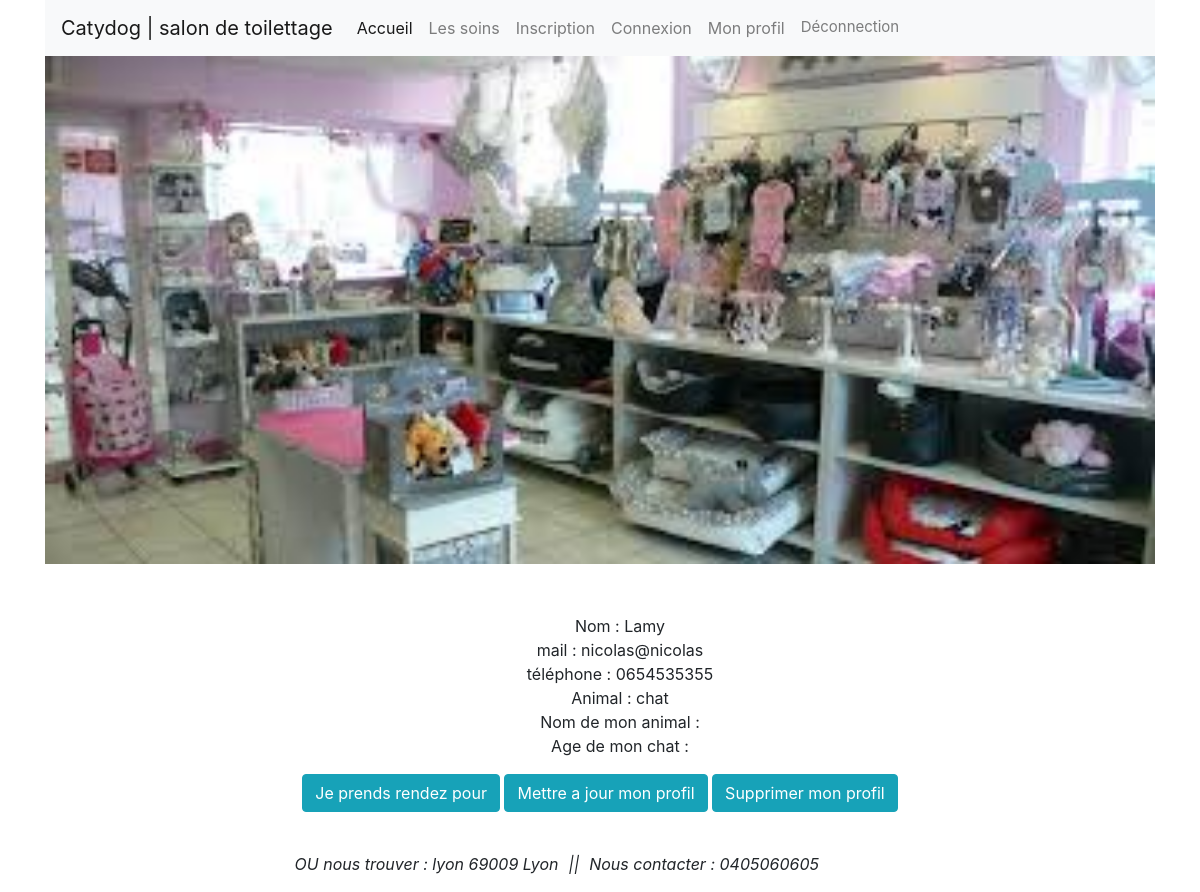
The app's page /profil.php (signed in) with its own data.
### tables this page shows
CREATE TABLE `user` (
  `id_user` int(11) NOT NULL,
  `nom` varchar(45) NOT NULL,
  `telephone` varchar(45) DEFAULT NULL,
  `mail` varchar(45) NOT NULL,
  `password` varchar(255) NOT NULL,
  `animal` enum('chat','chien','','') NOT NULL,
  `nom_animal` varchar(45) NOT NULL,
  `age_animal` enum('chiot/chatton','adulte','senior','') NOT NULL
);

### profil.php (the view)
<?php
    require_once("inc/header.php");
    if(isset($_SESSION['user']['mail']))
    {
        $pdoST_user = $pdo->prepare("SELECT * FROM user WHERE mail = :mail");
        $pdoST_user->bindValue(":mail", $_SESSION['user']['mail'], PDO::PARAM_STR);
        $pdoST_user->execute();
        $user = $pdoST_user->fetch();
    } else {
        header("location:index.php");
    }
?>
<section>
    <form method="post">
        <ul>
            <li>Nom : <?= $user['nom'] ?></li>
            <li>mail : <?= $user['mail'] ?></li>
            <li>téléphone : <?= $user['telephone'] ?></li>
            <li>Animal : <?= $user['animal'] ?></li>
            <li>Nom de mon animal : <?= $user['nom_animal'] ?></li>
            <li>Age de mon <?= $user['animal'] ?> : <?= $user['age_animal'] ?></li>
        </ul>
        <button class="btn btn-info"><a href="soins.php">Je prends rendez pour <?= $user['nom_animal'] ?> </a></button>
        <button class="btn btn-info">Mettre a jour mon profil</button>
        <button class="btn btn-info">Supprimer mon profil</button>
    </form>
</section>
<?php
    require_once("inc/footer.php");
?>

### assets/css/style.css (style rules this page uses)
.lien_soins, a { color:white; }
ul, li { list-style-type: none; }

### records on screen
user: nom "Lamy", mail "nicolas@nicolas", telephone "0654535355", animal "chat"
